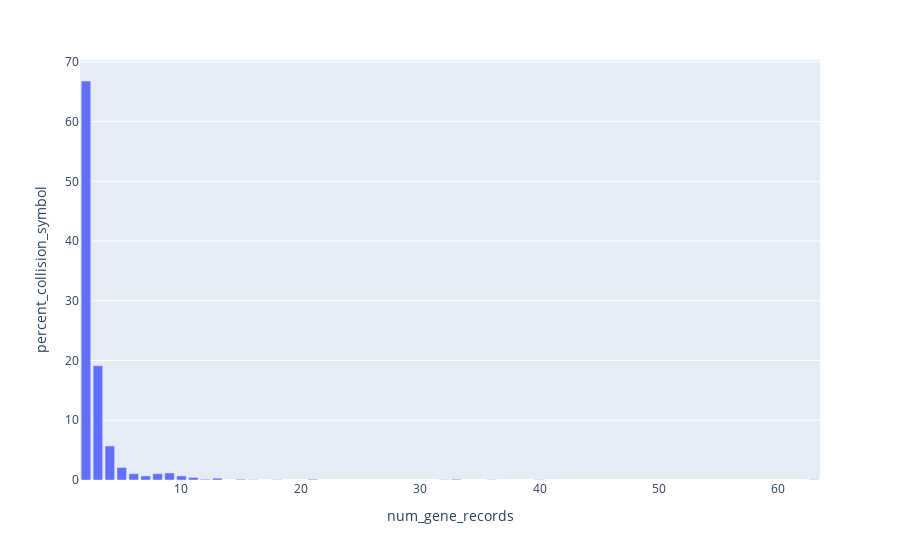

Notebook source saved alongside this figure:
### Code cell
create_aa_collision_histogram(merged_alias_aa_collision_ensg_df, "ENSG", ensg_aa_collision_count)

### Figure 1 — Plotly figure (JSON) as saved in the notebook; plotly's stock layout.template omitted (floating-point values rounded to 4 significant figures)
{"data": [{"alignmentgroup": "True", "hovertemplate": "num_gene_records=%{x}<br>percent_collision_symbol=%{y}<extra></extra>", "legendgroup": "", "marker": {"color": "#636efa", "pattern": {"shape": ""}}, "name": "", "offsetgroup": "", "orientation": "v", "showlegend": false, "textposition": "auto", "type": "bar", "x": [2, 3, 4, 5, 6, 7, 8, 9, 10, 11, 12, 13, 15, 16, 18, 21, 32, 33, 36, 40, 63], "xaxis": "x", "y": [66.79, 19.14, 5.7, 2.107, 1.053, 0.6815, 1.053, 1.177, 0.6815, 0.4337, 0.1239, 0.3098, 0.1239, 0.06196, 0.06196, 0.1239, 0.06196, 0.1239, 0.06196, 0.06196, 0.06196], "yaxis": "y"}], "layout": {"barmode": "relative", "legend": {"tracegroupgap": 0}, "margin": {"t": 60}, "xaxis": {"anchor": "y", "domain": [0, 1], "title": {"text": "num_gene_records"}}, "yaxis": {"anchor": "x", "domain": [0, 1], "title": {"text": "percent_collision_symbol"}}}}
